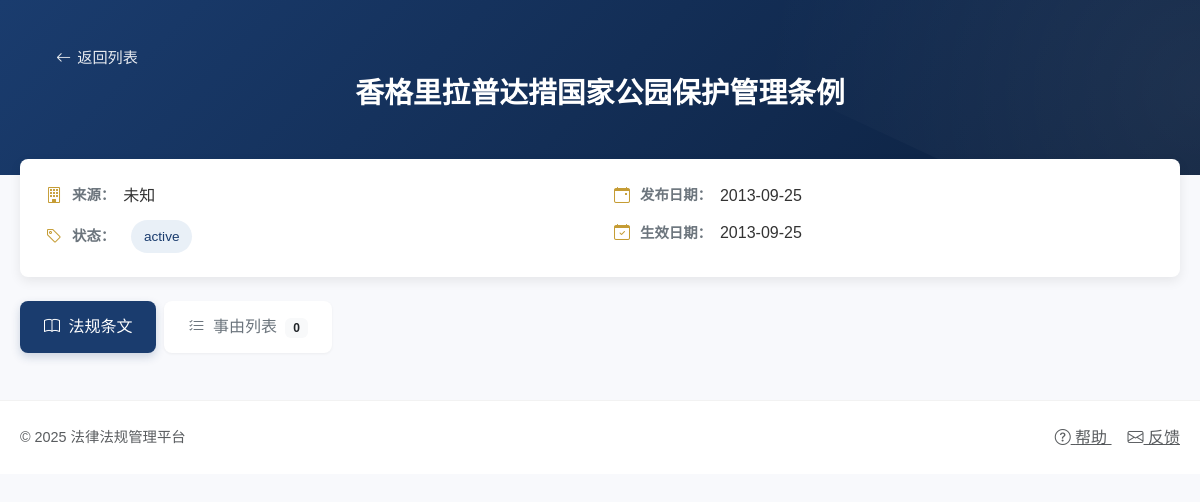
Page /causes/1320 on the committed database.
### models.py (models this page shows)
class LegalRegulation(db.Model):
    id = db.Column(db.Integer, primary_key=True)
    name = db.Column(db.String(200), nullable=False, unique=True)  # 法规名称
    document_number = db.Column(db.String(100))  # 文号
    issued_by = db.Column(db.String(100))  # 通过机构
    approved_by = db.Column(db.String(100))  # 批准机构
    issued_date = db.Column(db.DateTime)  # 批准日期
    effective_date = db.Column(db.DateTime)  # 生效日期
    revision_date = db.Column(db.DateTime)  # 修订日期
    hierarchy_level = db.Column(db.String(50))  # 效力级别
    province = db.Column(db.String(50))  # 省
    city = db.Column(db.String(50))  # 市
    status = db.Column(db.String(20), default='active')  # 状态：active, archived
    structures = relationship('LegalStructure', back_populates='regulation', cascade='all, delete-orphan')
    causes = relationship('LegalCause', back_populates='regulation', cascade='all, delete-orphan')

### app.py (the view)
@app.route('/causes/<int:cause_id>')
def cause_detail(cause_id):
    cause = LegalCause.query.get_or_404(cause_id)
    regulation = cause.regulation  # 确保提供regulation变量
    punishments = LegalPunishment.query.filter_by(cause_id=cause_id).all()
    return render_template('causes/detail.html',
                           cause=cause,
                           regulation=regulation,  # 传递regulation变量
                           punishments=punishments)

### app.py (called while the page is built)
@app.context_processor
def utility_processor():
    return {
        'get_punishment_count': get_punishment_count
    }

### templates/causes/detail.html (shortened to what this page needs)
<!DOCTYPE html>
<html lang="zh">
<head>
    <link href="https://cdn.jsdelivr.net/npm/bootstrap@5.3.0/dist/css/bootstrap.min.css" rel="stylesheet">
    <link rel="stylesheet" href="https://cdn.jsdelivr.net/npm/bootstrap-icons@1.11.0/font/bootstrap-icons.css">
</head>
<body>
    <div class="header-wrapper">
        <div class="app-container">
            <div class="regulation-header">
                <a href="{{ url_for('search_regulations') }}" class="back-button">
                    <i class="bi bi-arrow-left"></i> 返回列表
                </a>
                <h2 class="regulation-title text-center">{{ regulation.name }}</h2>
            </div>
        </div>
    </div>
    <div class="app-container">
        <div class="metadata-card">
            <div class="row metadata-row">
                <div class="col-md-6 metadata-col">
                    <div class="metadata-item">
                        <i class="bi bi-building"></i>
                        <span class="info-label">来源：</span>
                        <span class="info-value">{{ regulation.source or '未知' }}</span>
                    </div>
                    <div class="metadata-item">
                        <i class="bi bi-tag"></i>
                        <span class="info-label">状态：</span>
                        <span class="info-value">
                            <span class="status-badge">{{ regulation.status }}</span>
                        </span>
                    </div>
                </div>
                <div class="col-md-6 metadata-col">
                    <div class="metadata-item">
                        <i class="bi bi-calendar-event"></i>
                        <span class="info-label">发布日期：</span>
                        <span class="info-value">{{ regulation.issued_date.strftime('%Y-%m-%d') if regulation.issued_date else '未知' }}</span>
                    </div>
                    <div class="metadata-item">
                        <i class="bi bi-calendar-check"></i>
                        <span class="info-label">生效日期：</span>
                        <span class="info-value">{{ regulation.effective_date.strftime('%Y-%m-%d') if regulation.effective_date else '未知' }}</span>
                    </div>
                </div>
            </div>
        </div>
        <ul class="nav nav-tabs" id="regulationTabs">
            <li class="nav-item">
                <a class="nav-link active" id="articles-tab" data-bs-toggle="tab" href="#legal-articles">
                    <i class="bi bi-book me-1"></i> 法规条文
                </a>
            </li>
            <li class="nav-item">
                <a class="nav-link" id="causes-tab" data-bs-toggle="tab" href="#legal-causes">
                    <i class="bi bi-list-check me-1"></i> 事由列表
                    <span class="badge bg-light text-dark ms-1">{{ causes|length }}</span>
                </a>
            </li>
        </ul>
    </div>
    <footer>
        <div class="app-container">
            <div class="d-flex justify-content-between align-items-center">
                <p class="text-muted mb-0">© 2025 法律法规管理平台</p>
                <div>
                    <a href="#" class="text-muted me-3">
                        <i class="bi bi-question-circle"></i> 帮助
                    </a>
                    <a href="#" class="text-muted">
                        <i class="bi bi-envelope"></i> 反馈
                    </a>
                </div>
            </div>
        </div>
    </footer>
</body>
</html>

### templates/causes/detail.html (style rules this page uses)
:root { --primary-color: #1a3c6e; --secondary-color: #f8f9fc; --accent-color: #c59c34; --dark-color: #2c3e50; --light-accent: #e9f0f7; --text-primary: #333333; --text-secondary: #6c757d; --border-radius: 8px; --card-shadow: 0 4px 12px rgba(0,0,0,0.08); --transition: all 0.3s ease; }
body { font-family: 'Microsoft YaHei', '微软雅黑', Arial, sans-serif; background-color: var(--secondary-color); color: var(--text-primary); line-height: 1.6; }
.app-container { max-width: 1200px; margin: 0 auto; padding: 0 20px; }
.back-button { display: inline-flex; align-items: center; color: rgba(255,255,255,0.9); text-decoration: none; font-weight: 500; font-size: 0.95rem; padding: 6px 12px; border-radius: var(--border-radius); transition: var(--transition); }
.back-button i { margin-right: 6px; }
.header-wrapper { background: linear-gradient(135deg, var(--primary-color) 0%, #0c203e 100%); position: relative; overflow: hidden; }
.header-wrapper::before { content: ''; position: absolute; top: -50%; right: -50%; width: 100%; height: 200%; background: radial-gradient(circle, rgba(255,255,255,0.07) 0%, rgba(255,255,255,0) 70%); transform: rotate(25deg); }
.regulation-header { color: white; padding: 2.5rem 1.5rem; border-radius: 0; position: relative; z-index: 1; }
.regulation-title { font-weight: 700; margin-bottom: 1.5rem; font-size: 1.8rem; }
.metadata-card { background: white; border-radius: var(--border-radius); box-shadow: var(--card-shadow); padding: 1.5rem; margin-top: -1rem; margin-bottom: 1.5rem; position: relative; z-index: 10; }
.metadata-item { display: flex; align-items: center; margin-bottom: 0.75rem; }
.metadata-item:last-child { margin-bottom: 0; }
.metadata-item i { color: var(--accent-color); margin-right: 8px; width: 20px; text-align: center; }
.status-badge { display: inline-block; padding: 0.35rem 0.8rem; font-size: 0.85rem; font-weight: 500; border-radius: 50px; background-color: var(--light-accent); color: var(--primary-color); margin-left: 8px; }
.nav-tabs { border: none; margin-bottom: 1.5rem; }
.nav-tabs .nav-item { margin-right: 0.5rem; }
.nav-tabs .nav-link { color: var(--text-secondary); border: none; padding: 0.8rem 1.5rem; font-weight: 500; border-radius: var(--border-radius); background-color: white; box-shadow: 0 1px 3px rgba(0,0,0,0.05); transition: var(--transition); }
.nav-tabs .nav-link.active { background-color: var(--primary-color); color: white; box-shadow: 0 4px 10px rgba(26, 60, 110, 0.2); }
.info-label { font-weight: 600; color: var(--text-secondary); margin-right: 0.5rem; font-size: 0.9rem; }
.info-value { color: var(--text-primary); }
footer { background-color: white; padding: 1.5rem 0; margin-top: 3rem; border-top: 1px solid rgba(0,0,0,0.05); }
footer p { font-size: 0.9rem; }

### rows in the picture
LegalRegulation: name "香格里拉普达措国家公园保护管理条例", status "active", issued_date "2013-09-25", effective_date "2013-09-25"

### other values in the picture
{{ regulation.source or '未知' }} "未知"
{{ causes|length }} "0"
